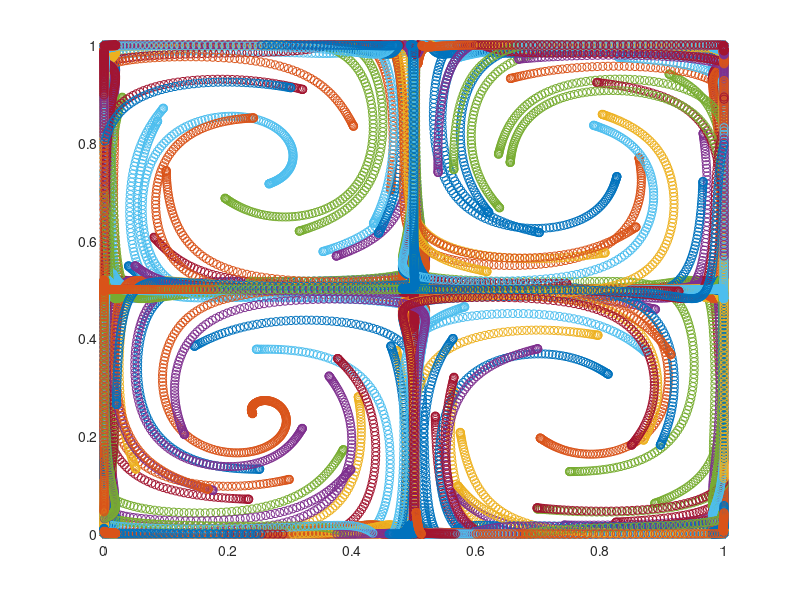

Here is the MATLAB script that generated this plot:
% Premier script projet final

% Constantes
St = 0.1;
deltat = 0.01;
N = 500;
P = 100;

% Conditions initiales particules
X = zeros(N,P);
Y = zeros(N,P);
U = zeros(N,P);
V = zeros(N,P);

X(1,:) = rand(1,P);
Y(1,:) = rand(1,P);

% Iterations
for n=1:N-1;
    for p=1:P;
        % Vitesse gaz
        Ug = -sin(2*pi*X(n,p)) * cos(2*pi*Y(n,p));
        Vg = cos(2*pi*X(n,p)) * sin(2*pi*Y(n,p));
        
        X(n+1,p) = mod( X(n,p) + deltat*U(n,p) , 1);
        Y(n+1,p) = mod( Y(n,p) + deltat*V(n,p) , 1);
        U(n+1,p) = U(n,p) + deltat*(Ug-U(n,p)) / St;
        V(n+1,p) = V(n,p) + deltat*(Vg-V(n,p)) / St;
        
    end
end

figure
for p=1:P
    scatter(X(:,p),Y(:,p));
    hold on
end

     